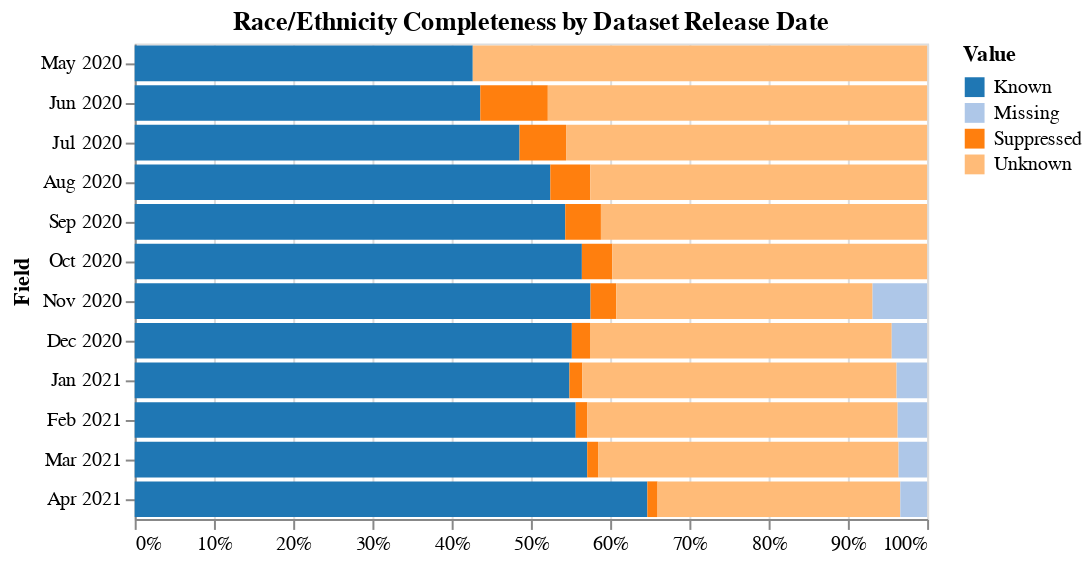

Notebook code cell kept with this figure:
### Code cell
#@title
historical_bar_chart.display()

### Figure 1 — Vega-Lite specification as saved in the notebook (floating-point values rounded to 4 significant figures)
{"config": {"view": {"continuousWidth": 400, "continuousHeight": 300}}, "data": {"name": "data-e7d2c49bfbebd707e67ca94f86cb2e2f"}, "mark": "bar", "encoding": {"color": {"type": "nominal", "field": "value", "scale": {"scheme": "category20"}, "title": "Value"}, "order": {"type": "nominal", "field": "field"}, "tooltip": [{"type": "nominal", "field": "field", "title": "Field"}, {"type": "nominal", "field": "value", "title": "Value"}, {"type": "quantitative", "field": "percent", "format": ",.0%", "title": "Percent"}, {"type": "quantitative", "field": "cases", "format": ",.2f", "title": "Cases in group (millions)"}], "x": {"type": "quantitative", "axis": {"format": "%"}, "field": "percent", "title": ""}, "y": {"type": "nominal", "field": "field", "sort": ["race_ethnicity_combined"], "title": "Field"}}, "title": "Race/Ethnicity Completeness by Dataset Release Date", "$schema": "https://vega.github.io/schema/vega-lite/v4.8.1.json", "datasets": {"data-e7d2c49bfbebd707e67ca94f86cb2e2f": [{"field": "May 2020", "value": "Known", "percent": 0.4266, "cases": 0.474}, {"field": "May 2020", "value": "Suppressed", "percent": 0.0, "cases": 0.0}, {"field": "May 2020", "value": "Unknown", "percent": 0.5734, "cases": 0.637}, {"field": "May 2020", "value": "Missing", "percent": 0.0, "cases": 0.0}, {"field": "Jun 2020", "value": "Known", "percent": 0.4361, "cases": 0.7733}, {"field": "Jun 2020", "value": "Suppressed", "percent": 0.0852, "cases": 0.1511}, {"field": "Jun 2020", "value": "Unknown", "percent": 0.4787, "cases": 0.8487}, {"field": "Jun 2020", "value": "Missing", "percent": 0.0, "cases": 0.0}, {"field": "Jul 2020", "value": "Known", "percent": 0.4857, "cases": 1.296}, {"field": "Jul 2020", "value": "Suppressed", "percent": 0.05873, "cases": 0.1567}, {"field": "Jul 2020", "value": "Unknown", "percent": 0.4556, "cases": 1.216}, {"field": "Jul 2020", "value": "Missing", "percent": 0.0, "cases": 0.0}, {"field": "Aug 2020", "value": "Known", "percent": 0.5245, "cases": 1.943}, {"field": "Aug 2020", "value": "Suppressed", "percent": 0.05045, "cases": 0.1869}, {"field": "Aug 2020", "value": "Unknown", "percent": 0.425, "cases": 1.575}, {"field": "Aug 2020", "value": "Missing", "percent": 0.0, "cases": 0.0}, {"field": "Sep 2020", "value": "Known", "percent": 0.5433, "cases": 2.435}, {"field": "Sep 2020", "value": "Suppressed", "percent": 0.04505, "cases": 0.2019}, {"field": "Sep 2020", "value": "Unknown", "percent": 0.4116, "cases": 1.845}, {"field": "Sep 2020", "value": "Missing", "percent": 0.0, "cases": 0.0}, {"field": "Oct 2020", "value": "Known", "percent": 0.5643, "cases": 3.25}, {"field": "Oct 2020", "value": "Suppressed", "percent": 0.03841, "cases": 0.2213}, {"field": "Oct 2020", "value": "Unknown", "percent": 0.3973, "cases": 2.288}, {"field": "Oct 2020", "value": "Missing", "percent": 0.0, "cases": 0.0}, {"field": "Nov 2020", "value": "Known", "percent": 0.5753, "cases": 4.835}, {"field": "Nov 2020", "value": "Suppressed", "percent": 0.03239, "cases": 0.2722}, {"field": "Nov 2020", "value": "Unknown", "percent": 0.3236, "cases": 2.719}, {"field": "Nov 2020", "value": "Missing", "percent": 0.0688, "cases": 0.5783}, {"field": "Dec 2020", "value": "Known", "percent": 0.5517, "cases": 7.401}, {"field": "Dec 2020", "value": "Suppressed", "percent": 0.02292, "cases": 0.3075}, {"field": "Dec 2020", "value": "Unknown", "percent": 0.3808, "cases": 5.109}, {"field": "Dec 2020", "value": "Missing", "percent": 0.04463, "cases": 0.5988}, {"field": "Jan 2021", "value": "Known", "percent": 0.5486, "cases": 10.08}, {"field": "Jan 2021", "value": "Suppressed", "percent": 0.01637, "cases": 0.3009}, {"field": "Jan 2021", "value": "Unknown", "percent": 0.3965, "cases": 7.288}, {"field": "Jan 2021", "value": "Missing", "percent": 0.03849, "cases": 0.7075}, {"field": "Feb 2021", "value": "Known", "percent": 0.5565, "cases": 11.44}, {"field": "Feb 2021", "value": "Suppressed", "percent": 0.01481, "cases": 0.3046}, {"field": "Feb 2021", "value": "Unknown", "percent": 0.3915, "cases": 8.052}, {"field": "Feb 2021", "value": "Missing", "percent": 0.03714, "cases": 0.7639}, {"field": "Mar 2021", "value": "Known", "percent": 0.5711, "cases": 12.85}, {"field": "Mar 2021", "value": "Suppressed", "percent": 0.01371, "cases": 0.3085}, {"field": "Mar 2021", "value": "Unknown", "percent": 0.3793, "cases": 8.536}, {"field": "Mar 2021", "value": "Missing", "percent": 0.03597, "cases": 0.8096}, {"field": "Apr 2021", "value": "Known", "percent": 0.647, "cases": 15.81}, {"field": "Apr 2021", "value": "Suppressed", "percent": 0.01287, "cases": 0.3147}, {"field": "Apr 2021", "value": "Unknown", "percent": 0.3063, "cases": 7.487}, {"field": "Apr 2021", "value": "Missing", "percent": 0.03381, "cases": 0.8264}]}}
